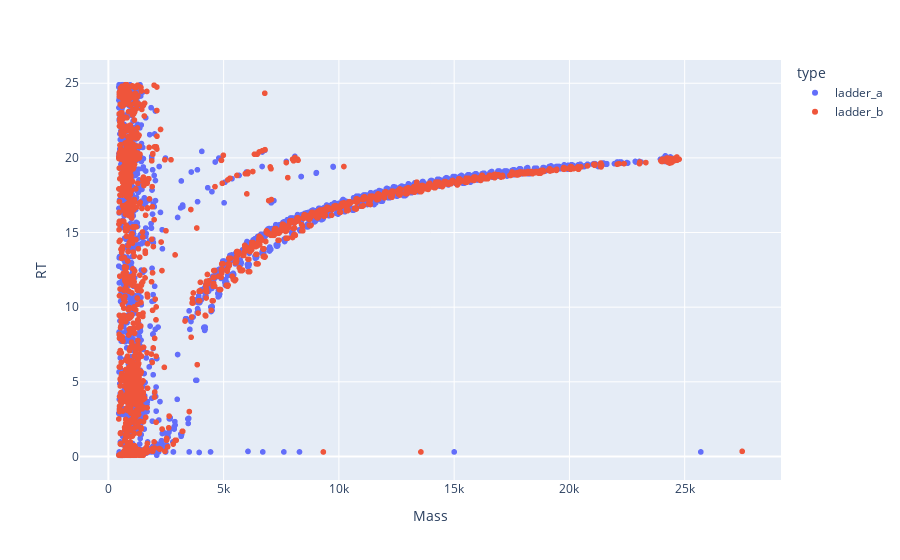

Notebook code cell kept with this figure:
### Code cell
# df13_2, df_glu_0
dfa, dfb = df13_2, df_glu2
df_src = pd.concat([dfa, dfb]).reset_index()
plotly_zones(dfa, dfb)

### Figure 1 — Plotly figure (JSON) as saved in the notebook; plotly's stock layout.template omitted (floating-point values rounded to 4 significant figures; data arrays with more than 128 entries replaced by an {"elided": "..."} marker saying what was removed)
{"data": [{"hovertemplate": "type=ladder_a<br>Mass=%{x}<br>RT=%{y}<extra></extra>", "legendgroup": "ladder_a", "marker": {"color": "#636efa", "symbol": "circle"}, "mode": "markers", "name": "ladder_a", "showlegend": true, "type": "scattergl", "x": {"elided": "2828 float values"}, "xaxis": "x", "y": {"elided": "2828 float values"}, "yaxis": "y"}, {"hovertemplate": "type=ladder_b<br>Mass=%{x}<br>RT=%{y}<extra></extra>", "legendgroup": "ladder_b", "marker": {"color": "#EF553B", "symbol": "circle"}, "mode": "markers", "name": "ladder_b", "showlegend": true, "type": "scattergl", "x": {"elided": "2209 float values"}, "xaxis": "x", "y": {"elided": "2209 float values"}, "yaxis": "y"}], "layout": {"legend": {"title": {"text": "type"}, "tracegroupgap": 0}, "margin": {"t": 60}, "xaxis": {"anchor": "y", "domain": [0, 1], "title": {"text": "Mass"}}, "yaxis": {"anchor": "x", "domain": [0, 1], "title": {"text": "RT"}}}}
